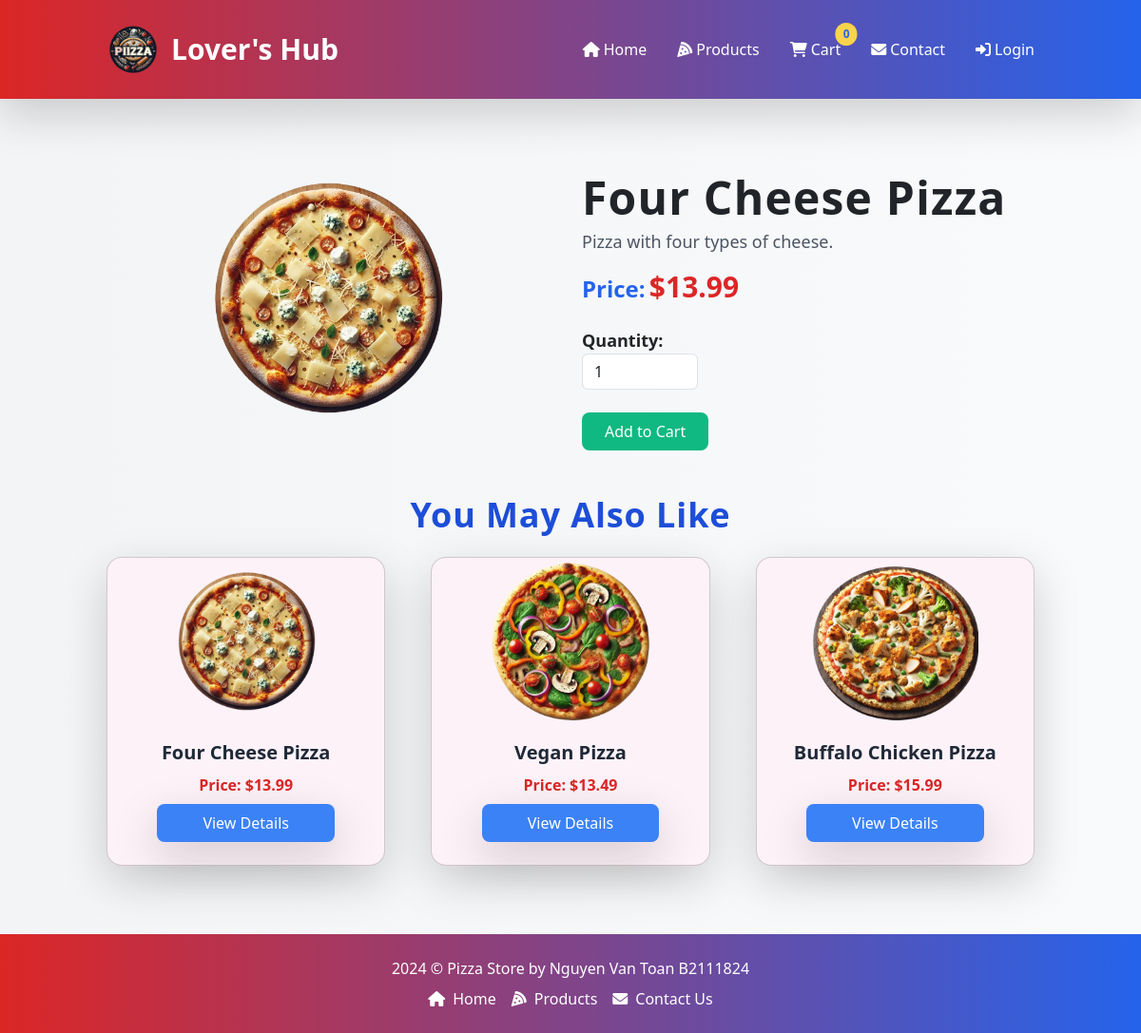
/index.php?page=product-detail&id=3, run on the app's committed database.
### tables this page shows
CREATE TABLE `products` (
  `id` int(11) NOT NULL,
  `name` varchar(100) NOT NULL,
  `description` text DEFAULT NULL,
  `price` decimal(10,2) NOT NULL,
  `image` varchar(255) DEFAULT NULL,
  `category_id` int(11) DEFAULT NULL,
  `created_at` timestamp NOT NULL DEFAULT current_timestamp(),
  `discount` decimal(10,2) DEFAULT NULL,
  `discount_end_time` timestamp NULL DEFAULT NULL
);

### controllers/productController.php (called while the page is built, shortened)
<?php
require_once '../models/Product.php';
class ProductController
{
  private $productModel;
  public function __construct($conn)
  {
    $this->productModel = new Product($conn);
  }
  public function getProductDetails($id)
  {
    return $this->productModel->getProductById($id);
  }
  public function getRandomProducts($limit = 3)
  {
    return $this->productModel->getRandomProducts($limit);
  }
}

### models/Product.php (called while the page is built, shortened)
<?php
class Product
{
    private $conn;
    private $table = 'products';
    public function __construct($db)
    {
        $this->conn = $db;
    }
    public function getProductById($id)
    {
        $query = "SELECT * FROM " . $this->table . " WHERE id = ?";
        $stmt = $this->conn->prepare($query);
        $stmt->execute([$id]);
        return $stmt->fetch(PDO::FETCH_ASSOC);
    }
    public function getRandomProducts($limit = 3)
    {
        $query = "SELECT * FROM " . $this->table . " ORDER BY RAND() LIMIT " . intval($limit);
        $stmt = $this->conn->prepare($query);
        $stmt->execute();
        return $stmt->fetchAll(PDO::FETCH_ASSOC);
    }
}

### pages/product-detail.php (the view, shortened to what this page needs)
<?php
$productController = new ProductController($conn);
$product_id = isset($_GET['id']) ? $_GET['id'] : null;
$product = $productController->getProductDetails($product_id);
?>
<div class="container my-5">
    <div class="row">
        <div class="col-md-6 flex justify-center items-center">
            <img src="/images/<?php echo htmlspecialchars($product['image']); ?>"
                class="w-3/5 h-auto mx-auto object-cover rounded-lg transition duration-500 ease-in-out transform hover:rotate-12 hover:scale-110"
                alt="<?php echo htmlspecialchars($product['name']); ?>">
        </div>
        <div class="col-md-6">
            <h1 class="mt-8 text-5xl font-extrabold text-black-700 tracking-wide mb-2"><?php echo htmlspecialchars($product['name']); ?></h1>
            <p class="text-lg text-gray-600 mb-3"><?php echo htmlspecialchars($product['description']); ?></p>
            <?php
            $currentDateTime = new DateTime();
            $discountEndTime = new DateTime($product['discount_end_time']);
            if ($product['discount'] > 0 && $discountEndTime >= $currentDateTime): ?>
                <p class="text-gray-600 line-through">
                    Original Price: $<?php echo htmlspecialchars($product['price']); ?>
                </p>
                <strong class="text-2xl font-semibold text-blue-600">Discounted Price:</strong>
                <span class="text-red-600 text-3xl font-bold">
                    $<?php echo htmlspecialchars($product['discount']); ?>
                </span>
            <?php else: ?>
                <strong class="text-2xl font-semibold text-blue-600 mb-4">Price:</strong>
                <span class="text-red-600 text-3xl font-bold">
                    $<?php echo htmlspecialchars($product['price']); ?>
                </span>
            <?php endif; ?>
            <form method="POST" class="add-to-cart-form" style="display:inline;">
                <div class="form-group mb-4">
                    <label for="quantity" class="text-lg font-semibold mt-4">Quantity:</label>
                    <input type="number" class="form-control w-25" id="quantity" name="quantity" value="1" min="1">
                </div>
                <button type="button" class="add-to-cart-button px-4 py-2 bg-green-500 text-white rounded-lg hover:bg-green-600 transition duration-300">Add to Cart</button>
            </form>
        </div>
    </div>
    <div class="related-products mt-5">
        <h2 class="text-center mt-8 text-4xl font-extrabold text-blue-700 tracking-wide">You May Also Like</h2>
        <div class="row">
            <?php
            $relatedProducts = $productController->getRandomProducts(3);
            foreach ($relatedProducts as $relatedProduct):
            ?>
                <div class="col-md-4 col-sm-6 p-4">
                    <div class="card h-full bg-pink-50 rounded-2xl shadow-lg transform hover:scale-105 transition-transform duration-300 ease-in-out">
                        <img class="w-3/5 h-auto mx-auto object-cover rounded-lg transition duration-500 ease-in-out transform hover:rotate-12 hover:scale-110"
                            src="/images/<?php echo htmlspecialchars($relatedProduct['image']); ?>"
                            alt="<?php echo htmlspecialchars($relatedProduct['name']); ?>">
                        <div class="card-body">
                            <h5 class="card-title text-xl font-bold text-gray-800 text-center"><?php echo htmlspecialchars($relatedProduct['name']); ?></h5>
                            <?php
                            $currentDateTime = new DateTime();
                            $discountEndTime = new DateTime($relatedProduct['discount_end_time']);
                            if ($relatedProduct['discount'] > 0 && $discountEndTime >= $currentDateTime): ?>
                                <p class="text-gray-500 text-center line-through">Original Price: $<?php echo htmlspecialchars($relatedProduct['price']); ?></p>
                                <p class="card-text text-center text-red-600 font-semibold">Discounted Price: $<?php echo htmlspecialchars($relatedProduct['discount']); ?></p>
                            <?php else: ?>
                                <p class="card-text text-center text-red-600 font-semibold">Price: $<?php echo htmlspecialchars($relatedProduct['price']); ?></p>
                            <?php endif; ?>
                            <div class="text-center mt-auto mb-2">
                                <button type="button" class="bg-blue-500 text-white mt-2 px-5 py-2 rounded-lg transition duration-300 hover:bg-blue-600 shadow-lg"
                                    onclick="window.location.href='/index.php?page=product-detail&id=<?php echo $relatedProduct['id']; ?>'">View Details</button>
                            </div>
                        </div>
                    </div>
                </div>
            <?php endforeach; ?>
        </div>
    </div>
</div>

### includes/header.php (style rules this page uses)
body { background: linear-gradient(to bottom right, rgba(255, 248, 235, 0.9), rgba(255, 210, 160, 0.6)); background-size: cover; font-family: 'Poppins', sans-serif; }

### data on the page
products: image (picture), name "Four Cheese Pizza", description "Pizza with four types of cheese.", price "13.99"
products: image (picture), name "Vegan Pizza", price "13.49"
products: image (picture), name "Buffalo Chicken Pizza", price "15.99"

### other printed values
$data['label'] "Home"
$data['label'] "Products"
$data['label'] "Cart"
$data['label'] "Contact"
$data['label'] "Contact Us"
